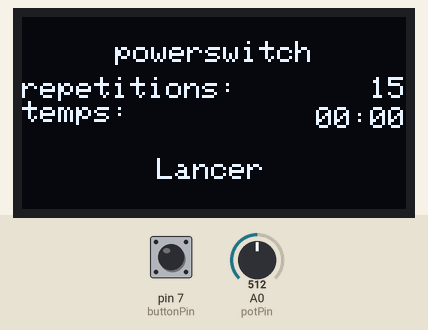
This sketch was run on a simulated Arduino Uno, built with avr-gcc and run on an emulated ATmega328P. Shown: 128×64 one-colour display. The test bench sets the inputs (shaded band); at power-on: pin 7 (buttonPin) HIGH, A0 (potPin) = 512.

Above: at 1.2 s.
1.3 s: pin 7 (buttonPin) pulled LOW for 0.15 s
At 2.5 s:
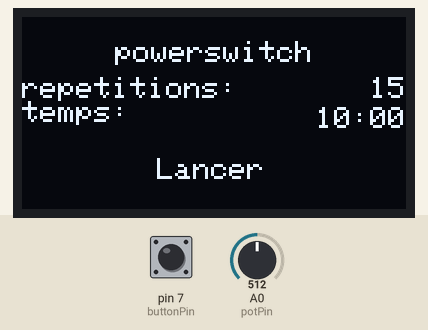
2.9 s: pin 7 (buttonPin) pulled LOW for 1 s
At 3.2 s:
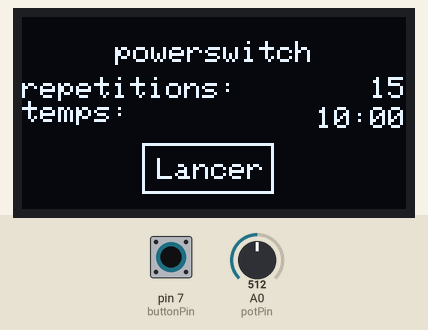
At 4.7 s:
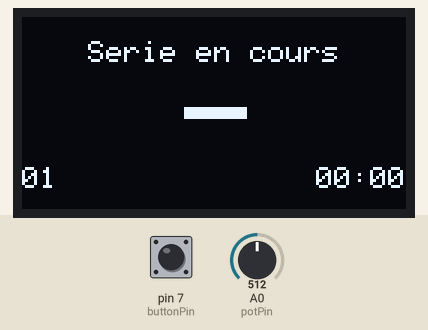
Timing chart, 0 to 6.2 s (numbered marks = the images above; inputs shaded):
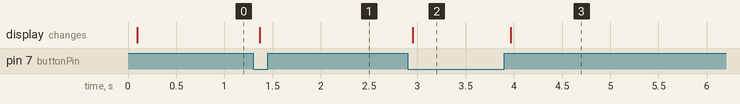

The sketch:

powerswitch.ino
```cpp
#include <Wire.h>
#include <Adafruit_GFX.h>
#include <Adafruit_SSD1306.h>

#define potPin A0

const int triggerPin = 8;
const int buttonPin = 7;

int potValue;

int repeats = 0;
int repeatTime = 0;

bool isRunning = false;
bool isRepeatsSelected = false;
bool isRepeatTimeSelected = false;
bool isButtonPushed = false;
bool buttonState = false;
bool isFinished = false;

#define SCREEN_WIDTH 128
#define SCREEN_HEIGHT 64
Adafruit_SSD1306 screen(SCREEN_WIDTH, SCREEN_HEIGHT, &Wire, -1);


void setup() {
  Serial.begin(9600);
  if (!screen.begin(SSD1306_SWITCHCAPVCC, 0x3C)) {
    Serial.println(F("SSD1306 allocation failed"));
    while (true);
  }
  screen.clearDisplay();
  screen.setTextSize(1.5);
  screen.setTextColor(WHITE);

  pinMode(triggerPin, OUTPUT);
  pinMode(potPin, INPUT);
}

void loop() {
  screen.clearDisplay();

  buttonState = digitalRead(buttonPin);

  if (buttonState == LOW) {
    isButtonPushed = false;
  }

  if (!isRunning && !isFinished) {


    oledDisplayCenter("powerswitch");

    screen.setCursor(0, 20);
    screen.println("repetitions:");
    screen.println("temps:");
    screen.setCursor(45, 47);
    screen.println("Lancer");

    screen.setCursor(116, 20);

    screen.print(formatInt(repeats));

    screen.setCursor(98, 30);

    screen.print(formatInt(repeatTime / 60));
    screen.print(":");
    screen.print(formatInt(repeatTime % 60));

    if (!isRepeatsSelected && !isButtonPushed) {
      repeats = map(analogRead(potPin), 0, 1023, 1, 30);

      if (buttonState == HIGH) {
        isRepeatsSelected = true;
        isButtonPushed = true;
      }
    } else if (!isRepeatTimeSelected && !isButtonPushed) {
      repeatTime = map(analogRead(potPin), 0, 1023, 0, 1200);

      if (digitalRead(buttonPin) == HIGH && !isButtonPushed) {
        isRepeatTimeSelected = true;
        isButtonPushed = true;
      } else {
        isButtonPushed = false;
      }
    } else if (!isButtonPushed){
      screen.drawRect(40, 42, 44, 17, WHITE);

      if (digitalRead(buttonPin) == HIGH) {
        isRunning = true;
        isButtonPushed = true;
      }
    }
  } else if (isRunning) {
    unsigned long startTime = millis();
    for (int repeat=0; repeat < repeats; repeat++) {
      showRepetInfo(false, startTime, repeat);

      delay(repeatTime * 1000);

      triggerRelais();

      showRepetInfo(true, startTime, repeat);

      delay(repeatTime * 1000);

      triggerRelais();
    }
    isRunning = false;
    isFinished = true;
  } else {
    oledDisplayCenter("Serie terminee !");

    screen.setCursor(0, 20);
    screen.print("Temps total:");
    screen.setCursor(98, 20);
    screen.print(formatTime(repeats * repeatTime * 2 / 1000));

    screen.setCursor(23, 43);
    screen.println("Nouvelle serie");
    screen.drawRect(18, 38, 93, 17, WHITE);

    if (buttonState == HIGH) {
      isFinished = false;
      isRepeatsSelected = false;
      isRepeatTimeSelected = false;
      isButtonPushed = true;
    }
  }
  screen.display();
}

void oledDisplayCenter(String text) {
  int16_t x1;
  int16_t y1;
  uint16_t width;
  uint16_t height;

  screen.getTextBounds(text, 0, 0, &x1, &y1, &width, &height);

  screen.setCursor((SCREEN_WIDTH - width) / 2, height);
  screen.println(text);
}

String formatTime(unsigned long timeInMillis) {
  unsigned long seconds = timeInMillis / 1000;
  unsigned int minutes = seconds / 60;
  unsigned int hours = minutes / 60;

  String timeString = "";
  if (hours < 10) {
    timeString += "0";
  }
  timeString += String(hours);
  timeString += ":";
  if (minutes < 10) {
    timeString += "0";
  }
  timeString += String(minutes);

  return timeString;
}

String formatInt(int value) {
  String stringValue = "";

  if (value < 10) {
    stringValue += "0";
  }
  stringValue += String(value);

  return stringValue;
}

void showRepetInfo(bool isPos, unsigned long startTime, int repeat){
  screen.clearDisplay();
  oledDisplayCenter("Serie en cours");

  screen.setCursor(0, 50);

  screen.print(formatInt(repeat + 1));

  unsigned long totalElapsedTime = millis() - startTime;

  screen.setCursor(98, 50);
  screen.print(formatTime(totalElapsedTime));

  int centerX = SCREEN_WIDTH / 2;
  int centerY = SCREEN_HEIGHT / 2;
  int crossSize = 20;
  int crossThickness = 4; // Epaisseur des branches de la croix

  if (isPos){
    for (int i = -(crossThickness / 2); i < (crossThickness / 2); i++) {
      int y = centerY + i;
      screen.drawLine(centerX - crossSize / 2, y, centerX + crossSize / 2, y, WHITE);
    }

    for (int i = -(crossThickness / 2); i < (crossThickness / 2); i++) {
      int x = centerX + i;
      screen.drawLine(x, centerY - crossSize / 2, x, centerY + crossSize / 2, WHITE);
    }
  } else {
    for (int i = -(crossThickness / 2); i < (crossThickness / 2); i++) {
      int y = centerY + i;
      screen.drawLine(centerX - crossSize / 2, y, centerX + crossSize / 2, y, WHITE);
    }
  }
  screen.display();
}

void triggerRelais() {
  digitalWrite(triggerPin, HIGH);
  delay(100);
  digitalWrite(triggerPin, LOW);
}
```

Measured:
- after the input at 1.3 s, the display: changes after 0.07 s (image 1)
- after the input at 2.9 s, the display: changes after 0.05 s (image 2)
